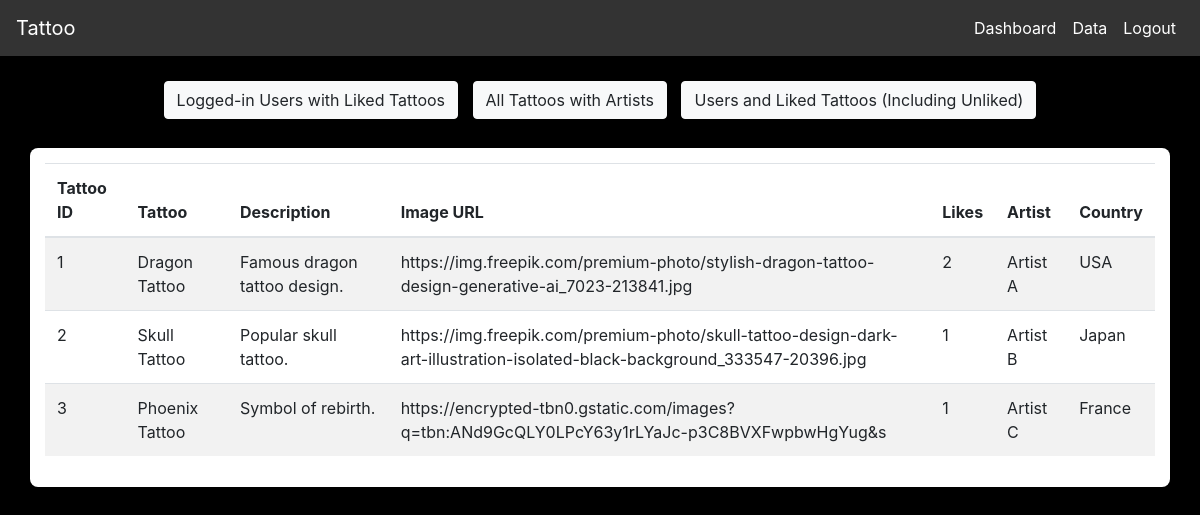
/data.php?join=right (signed in), run on the app's committed database.
### tables this page shows
CREATE TABLE `tattoos` (
  `id` int(11) NOT NULL,
  `name` varchar(100) NOT NULL,
  `artist_id` int(11) DEFAULT NULL,
  `description` text DEFAULT NULL,
  `image_url` varchar(255) DEFAULT NULL,
  `likes` int(11) DEFAULT 0
);

CREATE TABLE `artists` (
  `id` int(11) NOT NULL,
  `name` varchar(100) NOT NULL,
  `country` varchar(50) DEFAULT NULL
);

### data.php (the view, shortened to what this page needs)
<?php
require_once "config.php";
$join_type = $_GET['join'] ?? 'left';
switch ($join_type) {
    case 'right':
        $sql = "SELECT tattoos.id AS Tattoo_ID, tattoos.name AS Tattoo, tattoos.description, tattoos.image_url, tattoos.likes, artists.name AS Artist, artists.country AS Country
                FROM tattoos
                RIGHT JOIN artists ON tattoos.artist_id = artists.id";
        break;
}
$result = $pdo->query($sql);
?>
<!DOCTYPE html>
<html lang="en">
<head>
    <link rel="stylesheet" href="https://stackpath.bootstrapcdn.com/bootstrap/4.5.2/css/bootstrap.min.css">
</head>
<body>
    <nav class="navbar navbar-expand-lg navbar-dark">
        <a class="navbar-brand" href="#">Tattoo</a>
        <div class="collapse navbar-collapse">
            <ul class="navbar-nav ml-auto">
                <li class="nav-item"><a class="nav-link" href="dashboard.php">Dashboard</a></li>
                <li class="nav-item"><a class="nav-link" href="data.php">Data</a></li>
                <li class="nav-item"><a class="nav-link" href="logout.php">Logout</a></li>
            </ul>
        </div>
    </nav>
    <div class="container-buttons">
        <a href="data.php?join=left" class="btn btn-light">Logged-in Users with Liked Tattoos</a>
        <a href="data.php?join=right" class="btn btn-light">All Tattoos with Artists</a>
        <a href="data.php?join=union" class="btn btn-light">Users and Liked Tattoos (Including Unliked)</a>
    </div>
    <div class="container mt-4 table-container">
        <table class="table table-striped">
            <thead>
                <tr>
                    <?php if ($join_type === 'left'): ?>
                        <th>User ID</th>
                        <th>Username</th>
                    <?php elseif ($join_type === 'right'): ?>
                        <th>Tattoo ID</th>
                        <th>Tattoo</th>
                        <th>Description</th>
                        <th>Image URL</th>
                        <th>Likes</th>
                        <th>Artist</th>
                        <th>Country</th>
                    <?php else: ?>
                        <th>User</th>
                        <th>user like Tattoo</th>
                    <?php endif; ?>
                </tr>
            </thead>
            <tbody>
                <?php while ($row = $result->fetch()): ?>
                    <tr>
                        <?php if ($join_type === 'left'): ?>
                            <td><?php echo htmlspecialchars($row['User_ID']); ?></td>
                            <td><?php echo htmlspecialchars($row['Username']); ?></td>
                        <?php elseif ($join_type === 'right'): ?>
                            <td><?php echo htmlspecialchars($row['Tattoo_ID']); ?></td>
                            <td><?php echo htmlspecialchars($row['Tattoo']); ?></td>
                            <td><?php echo htmlspecialchars($row['description']); ?></td>
                            <td><?php echo htmlspecialchars($row['image_url']); ?></td>
                            <td><?php echo htmlspecialchars($row['likes']); ?></td>
                            <td><?php echo htmlspecialchars($row['Artist']); ?></td>
                            <td><?php echo htmlspecialchars($row['Country']); ?></td>
                        <?php else: ?>
                            <td><?php echo htmlspecialchars($row['User']); ?></td>
                            <td><?php echo htmlspecialchars($row['Tattoo'] ?? 'None'); ?></td>
                        <?php endif; ?>
                    </tr>
                <?php endwhile; ?>
            </tbody>
        </table>
    </div>
</body>
</html>

### data.php (style rules this page uses)
body { background-color: #000; color: #fff; }
.navbar { background-color: #333; }
.navbar a { color: #fff !important; }
.container-buttons { margin: 20px; text-align: center; }
.btn { margin: 5px; }
.table-container { background-color: #fff; color: #000; border-radius: 8px; padding: 15px; }

### data on the page
tattoos: id "1", name "Dragon Tattoo", description "Famous dragon tattoo design.", image_url "https://img.freepik.com/premium-photo/stylish-dragon-tattoo-design-generative-ai_7023-213841.jpg", likes "2", artist.name "Artist A", artist.country "USA"
tattoos: id "2", name "Skull Tattoo", description "Popular skull tattoo.", image_url "https://img.freepik.com/premium-photo/skull-tattoo-design-dark-art-illustration-isolated-black-background_333547-20396.jpg", likes "1", artist.name "Artist B", artist.country "Japan"
tattoos: id "3", name "Phoenix Tattoo", description "Symbol of rebirth.", image_url "https://encrypted-tbn0.gstatic.com/images?q=tbn:ANd9GcQLY0LPcY63y1rLYaJc-p3C8BVXFwpbwHgYug&s", likes "1", artist.name "Artist C", artist.country "France"
